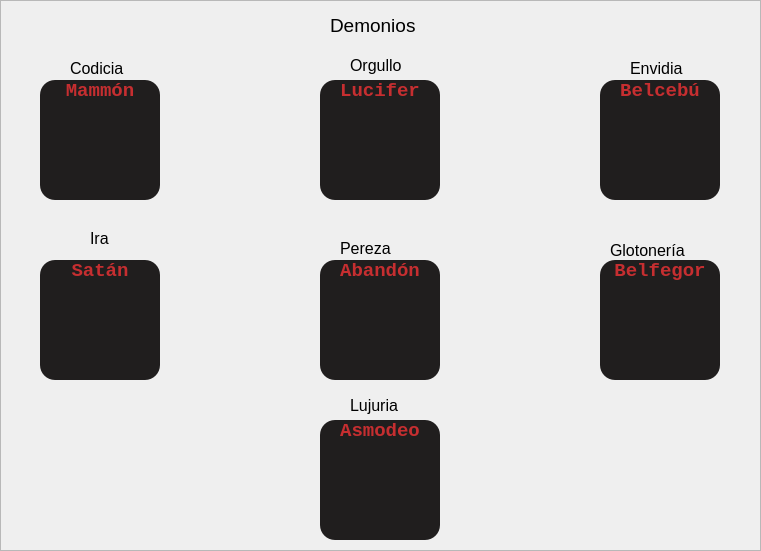
     <widget class="QFrame" name="frameDemonios">
      <property name="geometry">
       <rect>
        <x>50</x>
        <y>250</y>
        <width>761</width>
        <height>551</height>
       </rect>
      </property>
      <property name="frameShape">
       <enum>QFrame::StyledPanel</enum>
      </property>
      <property name="frameShadow">
       <enum>QFrame::Raised</enum>
      </property>
      <widget class="QPushButton" name="botonMammon">
       <property name="geometry">
        <rect>
         <x>40</x>
         <y>80</y>
         <width>120</width>
         <height>120</height>
        </rect>
       </property>
       <property name="font">
        <font>
         <family>Courier New</family>
         <pointsize>14</pointsize>
         <weight>75</weight>
         <bold>true</bold>
        </font>
       </property>
       <property name="styleSheet">
        <string notr="true">image:url(&quot;:/images/demon.png&quot;);
 background-color: rgb(32, 30, 30);
 border-radius:15px;
 color: rgb(198, 46, 48);
 text-align: top ;</string>
       </property>
       <property name="text">
        <string>Mammón</string>
       </property>
      </widget>
      <widget class="QLabel" name="codicia">
       <property name="geometry">
        <rect>
         <x>70</x>
         <y>60</y>
         <width>71</width>
         <height>16</height>
        </rect>
       </property>
       <property name="font">
        <font>
         <pointsize>12</pointsize>
        </font>
       </property>
       <property name="text">
        <string>Codicia</string>
       </property>
      </widget>
      <widget class="QLabel" name="labelDemonios">
       <property name="geometry">
        <rect>
         <x>330</x>
         <y>10</y>
         <width>131</width>
         <height>31</height>
        </rect>
       </property>
       <property name="font">
        <font>
         <pointsize>14</pointsize>
        </font>
       </property>
       <property name="text">
        <string>Demonios</string>
       </property>
      </widget>
      <widget class="QPushButton" name="botonLucifer">
       <property name="geometry">
        <rect>
         <x>320</x>
         <y>80</y>
         <width>120</width>
         <height>120</height>
        </rect>
       </property>
       <property name="font">
        <font>
         <family>Courier New</family>
         <pointsize>14</pointsize>
         <weight>75</weight>
         <bold>true</bold>
        </font>
       </property>
       <property name="styleSheet">
        <string notr="true">image:url(&quot;:/images/demon1.png&quot;);
 background-color: rgb(32, 30, 30);
 border-radius:15px;
 color: rgb(198, 46, 48);
 text-align: top ;</string>
       </property>
       <property name="text">
        <string>Lucifer</string>
       </property>
      </widget>
      <widget class="QPushButton" name="botonBelcebu">
       <property name="geometry">
        <rect>
         <x>600</x>
         <y>80</y>
         <width>120</width>
         <height>120</height>
        </rect>
       </property>
       <property name="font">
        <font>
         <family>Courier New</family>
         <pointsize>14</pointsize>
         <weight>75</weight>
         <bold>true</bold>
        </font>
       </property>
       <property name="styleSheet">
        <string notr="true">image:url(&quot;:/images/demon2.png&quot;);
 background-color: rgb(32, 30, 30);
 border-radius:15px;
 color: rgb(198, 46, 48);
 text-align: top ;</string>
       </property>
       <property name="text">
        <string>Belcebú</string>
       </property>
      </widget>
      <widget class="QPushButton" name="botonSatan">
       <property name="geometry">
        <rect>
         <x>40</x>
         <y>260</y>
         <width>120</width>
         <height>120</height>
        </rect>
       </property>
       <property name="font">
        <font>
         <family>Courier New</family>
         <pointsize>14</pointsize>
         <weight>75</weight>
         <bold>true</bold>
        </font>
       </property>
       <property name="styleSheet">
        <string notr="true">image:url(&quot;:/images/demon3.png&quot;);
 background-color: rgb(32, 30, 30);
 border-radius:15px;
 color: rgb(198, 46, 48);
 text-align: top ;</string>
       </property>
       <property name="text">
        <string>Satán</string>
       </property>
      </widget>
      <widget class="QPushButton" name="botonAbandon">
       <property name="geometry">
        <rect>
         <x>320</x>
         <y>260</y>
         <width>120</width>
         <height>120</height>
        </rect>
       </property>
       <property name="font">
        <font>
         <family>Courier New</family>
         <pointsize>14</pointsize>
         <weight>75</weight>
         <bold>true</bold>
        </font>
       </property>
       <property name="styleSheet">
        <string notr="true">image:url(&quot;:/images/demon4.png&quot;);
 background-color: rgb(32, 30, 30);
 border-radius:15px;
 color: rgb(198, 46, 48);
 text-align: top ;</string>
       </property>
       <property name="text">
        <string>Abandón</string>
       </property>
      </widget>
      <widget class="QPushButton" name="botonBelfegor">
       <property name="geometry">
        <rect>
         <x>600</x>
         <y>260</y>
         <width>120</width>
         <height>120</height>
        </rect>
       </property>
       <property name="font">
        <font>
         <family>Courier New</family>
         <pointsize>14</pointsize>
         <weight>75</weight>
         <italic>false</italic>
         <bold>true</bold>
        </font>
       </property>
       <property name="styleSheet">
        <string notr="true">image:url(&quot;:/images/demon6.png&quot;);
 background-color: rgb(32, 30, 30);
 border-radius:15px;
 color: rgb(198, 46, 48);
 text-align: top ;</string>
       </property>
       <property name="text">
        <string>Belfegor</string>
       </property>
      </widget>
      <widget class="QPushButton" name="botonAsmodeo">
       <property name="geometry">
        <rect>
         <x>320</x>
         <y>420</y>
         <width>120</width>
         <height>120</height>
        </rect>
       </property>
       <property name="font">
        <font>
         <family>Courier New</family>
         <pointsize>14</pointsize>
         <weight>75</weight>
         <bold>true</bold>
        </font>
       </property>
       <property name="styleSheet">
        <string notr="true">image:url(&quot;:/images/demon7.png&quot;);
 background-color: rgb(32, 30, 30);
 border-radius:15px;
 color: rgb(198, 46, 48);
 text-align: top ;</string>
       </property>
       <property name="text">
        <string>Asmodeo</string>
       </property>
      </widget>
      <widget class="QLabel" name="orgullo">
       <property name="geometry">
        <rect>
         <x>350</x>
         <y>50</y>
         <width>81</width>
         <height>31</height>
        </rect>
       </property>
       <property name="font">
        <font>
         <pointsize>12</pointsize>
        </font>
       </property>
       <property name="text">
        <string>Orgullo</string>
       </property>
      </widget>
      <widget class="QLabel" name="envidia">
       <property name="geometry">
        <rect>
         <x>630</x>
         <y>60</y>
         <width>71</width>
         <height>16</height>
        </rect>
       </property>
       <property name="font">
        <font>
         <pointsize>12</pointsize>
        </font>
       </property>
       <property name="text">
        <string>Envidia</string>
       </property>
      </widget>
      <widget class="QLabel" name="pereza">
       <property name="geometry">
        <rect>
         <x>340</x>
         <y>240</y>
         <width>71</width>
         <height>16</height>
        </rect>
       </property>
       <property name="font">
        <font>
         <pointsize>12</pointsize>
        </font>
       </property>
       <property name="text">
        <string>Pereza</string>
       </property>
      </widget>
      <widget class="QLabel" name="ira">
       <property name="geometry">
        <rect>
         <x>90</x>
         <y>230</y>
         <width>71</width>
         <height>16</height>
        </rect>
       </property>
       <property name="font">
        <font>
         <pointsize>12</pointsize>
        </font>
       </property>
       <property name="text">
        <string>Ira</string>
       </property>
      </widget>
      <widget class="QLabel" name="glotoneria">
       <property name="geometry">
        <rect>
         <x>610</x>
         <y>240</y>
         <width>91</width>
         <height>20</height>
        </rect>
       </property>
       <property name="font">
        <font>
         <pointsize>12</pointsize>
        </font>
       </property>
       <property name="text">
        <string>Glotonería</string>
       </property>
      </widget>
      <widget class="QLabel" name="lujuria">
       <property name="geometry">
        <rect>
         <x>350</x>
         <y>395</y>
         <width>71</width>
         <height>21</height>
        </rect>
       </property>
       <property name="font">
        <font>
         <pointsize>12</pointsize>
        </font>
       </property>
       <property name="text">
        <string>Lujuria</string>
       </property>
      </widget>
     </widget>
